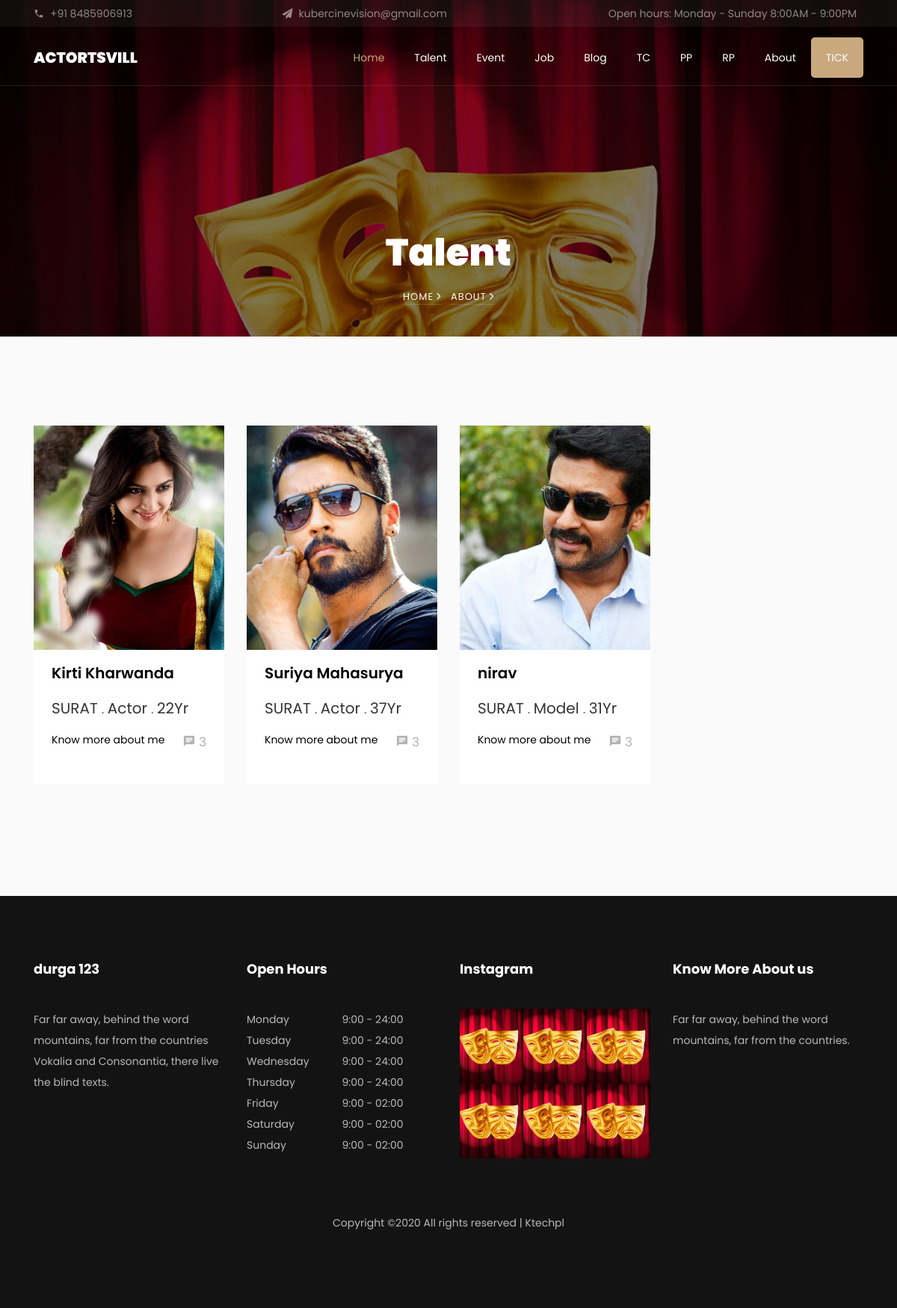
/talent/, run on the app's committed database.
### account/models.py (models this page shows, shortened)
class Common_info(models.Model):  # DJANGO/PYTHON POWER
    user = models.ForeignKey(User, on_delete=models.CASCADE, default="")
    email = models.EmailField(default="")
    mobile = PhoneField(blank=True, help_text='Contact phone number', default="")
    joining_date = models.DateTimeField(auto_now_add=True)
    class Meta:
        abstract = True

class Talent(Common_info):
    SEX = (("Male", "Male"), ("Female", "Female"))
    LANGU = (("english", "english"), ("hindi", "hindi"), ("gujarati", "gujarati"))
    HAIRL = (("long", "long"), ("short", "short"))
    COLO = (("light", "light"), ("dark", "dark"))
    HAIRC = (("BLACK", "BLACK"), ("WHITE", "WHITE"))
    EYES = (("black", "black"), ("dark brown", "dark brown"))
    COM = (("fair", "fair"), ("dark", "dark"))
    BODY = (("SLIM", "SLIM"), ("AVG", "AVG"))
    TATOO = (("YES", "YES"), ("NO", "NO"))
    PASS = (("YES", "YES"), ("NO", "NO"))
    CITY = (("SURAT", "SURAT"), ("ANAND", "ANAND"))
    ASIGN = (("YES", "YES"), ("NO", "NO"))
    EXPD = (("YES", "YES"), ("NO", "NO"))
    name_candidate = models.CharField(max_length=30)
    about_myself = models.TextField(max_length=300)
    age = models.IntegerField(blank=True, null=True)
    expriance_in_year = models.IntegerField(blank=True, null=True)
    your_best_image1 = models.ImageField(upload_to='account/', blank=True)
    your_best_image2 = models.ImageField(upload_to='account/', blank=True)
    portfolio_img1 = models.ImageField(upload_to='account/', blank=True)
    portfolio_img2 = models.ImageField(upload_to='account/', blank=True)
    portfolio_img3 = models.ImageField(upload_to='account/', blank=True)
    portfolio_img4 = models.ImageField(upload_to='account/', blank=True)
    portfolio_img5 = models.ImageField(upload_to='account/', blank=True)
    portfolio_img6 = models.ImageField(upload_to='account/', blank=True)
    portfolio_img7 = models.ImageField(upload_to='account/', blank=True)
    portfolio_img8 = models.ImageField(upload_to='account/', blank=True)
    agency_signed = models.CharField(max_length=30, choices=ASIGN, default='1')
    exprienced = models.CharField(max_length=30, choices=EXPD, default='1')
    actor_model = models.CharField(max_length=30)  # DONE
    home_town = models.CharField(max_length=30, choices=CITY, default='1')  # DONE
    current_city = models.CharField(max_length=30, choices=CITY, default='1')  # DONE
    sex = models.CharField(max_length=30, choices=SEX, default='1')
    language = models.CharField(max_length=30, choices=LANGU, default='1')  # models.ManyToManyField(Langu)
    hair_color = models.CharField(max_length=30, choices=HAIRC, default='1')
    color = models.CharField(max_length=30, choices=COLO, default='1')
    hair_length = models.CharField(max_length=30, choices=HAIRL, default='1')
    eyes = models.CharField(max_length=30, choices=EYES, default='1')
    complexion = models.CharField(max_length=30, choices=COM, default='1')
    bust = models.CharField(max_length=30, default='29')
    waist = models.CharField(max_length=30, default='27')
    hips = models.CharField(max_length=30, default='30')
    body = models.CharField(max_length=30, choices=BODY, default='1')
    shoe_size = models.CharField(max_length=30, default='6')
    passport = models.CharField(max_length=30, choices=PASS, default='1')

### account/views.py (the view)
# urls.py: path('talent/', TalentListView.as_view(), name='talentListview'),
class TalentListView(ListView):
    template_name = "account/talent.html"
    model = Talent
    context_object_name = 'talents'
    def get_context_data(self, *, object_list=None, **kwargs):
        context = super(TalentListView, self).get_context_data(**kwargs)
        return context

### templates/account/talent.html
{% extends 'account/durga.html' %}
{% load static %}
{% block content %}
   <section class="hero-wrap hero-wrap-2" style="background-image: url({% static 'images/bg_2.jpg' %});" data-stellar-background-ratio="0.5">
      <div class="overlay"></div>
      <div class="container">
        <div class="row no-gutters slider-text align-items-end justify-content-center">
          <div class="col-md-9 ftco-animate text-center mb-4">
            <h1 class="mb-2 bread">Talent</h1>
            <p class="breadcrumbs"><span class="mr-2"><a href="index.html">Home <i class="ion-ios-arrow-forward"></i></a></span> <span>About <i class="ion-ios-arrow-forward"></i></span></p>
          </div>
        </div>
      </div>
    </section>
    <section class="ftco-section bg-light">
			<div class="container">
				<div class="row">
            {% for talent in talents %}
          <div class="col-md-3 ftco-animate">
            <div class="blog-entry">
              <a href="{% url 'talentdetailview' pk=talent.pk %}" class="block-20" style="background-image: url({{ talent.your_best_image1.url }});">
              </a>
              <div class="text pt-3 pb-4 px-4">
                <div class="meta">
                <h3 class="heading"><a href="{% url 'talentdetailview' pk=talent.pk %}">{{talent.name_candidate}}</a></h3>
                  <div><a href="#"><h5>{{talent.home_town}}</h5></a></div>.
                  <div><a href="#"><h5>{{talent.actor_model}}</h5></a></div>.
                  <div><a href="#"><h5>{{talent.age}}Yr</h5></a></div>
                </div>
                <p class="clearfix">
                  <a href="{% url 'talentdetailview' pk=talent.pk %}" class="float-left read">Know more about me</a>
                  <a href="{% url 'talentdetailview' pk=talent.pk %}" class="float-right meta-chat"><span class="icon-chat"></span> 3</a>
                </p>
              </div>
            </div>
          </div>
          {% endfor %}
        </div>
      </div>
    </section>
{% endblock content %}

### templates/account/durga.html (shortened to what this page needs)
{% load static %}
<!DOCTYPE html>
<html lang="en">
  <head>
    <link rel="stylesheet" href="{% static "css/open-iconic-bootstrap.min.css" %}">
    <link rel="stylesheet" href="{% static "css/animate.css" %}">
    <link rel="stylesheet" href="{% static "css/owl.carousel.min.css"%}">
    <link rel="stylesheet" href="{% static "css/owl.theme.default.min.css" %}">
    <link rel="stylesheet" href="{% static "css/magnific-popup.css" %}">
    <link rel="stylesheet" href="{% static "css/aos.css" %}">
    <link rel="stylesheet" href="{% static "css/ionicons.min.css" %}">
    <link rel="stylesheet" href="{% static "css/bootstrap-datepicker.css" %}">
    <link rel="stylesheet" href="{% static "css/jquery.timepicker.css" %}">
    <link rel="stylesheet" href="{% static "css/flaticon.css" %}">
    <link rel="stylesheet" href="{% static "css/icomoon.css" %}">
    <link rel="stylesheet" href="{% static "css/style.css" %}">
  </head>
  <body>
    <div class="py-1 bg-black top">
    	<div class="container">
    		<div class="row no-gutters d-flex align-items-start align-items-center px-md-0">
	    		<div class="col-lg-12 d-block">
		    		<div class="row d-flex">
		    			<div class="col-md pr-4 d-flex topper align-items-center">
					    	<div class="icon mr-2 d-flex justify-content-center align-items-center"><span class="icon-phone2"></span></div>
						    <span class="text">+91 8485906913</span>
					    </div>
					    <div class="col-md pr-4 d-flex topper align-items-center">
					    	<div class="icon mr-2 d-flex justify-content-center align-items-center"><span class="icon-paper-plane"></span></div>
						    <span class="text">kubercinevision@gmail.com</span>
					    </div>
					    <div class="col-md-5 pr-4 d-flex topper align-items-center text-lg-right justify-content-end">
						    <p class="mb-0 register-link"><span>Open hours:</span> <span>Monday - Sunday</span> <span>8:00AM - 9:00PM</span></p>
					    </div>
				    </div>
			    </div>
		    </div>
		  </div>
    </div>
	  <nav class="navbar navbar-expand-lg navbar-dark ftco_navbar bg-dark ftco-navbar-light" id="ftco-navbar">
	    <div class="container">
	      <a class="navbar-brand" href="/">ACTORTSVILL</a>
	      <div class="collapse navbar-collapse" id="ftco-nav">
	        <ul class="navbar-nav ml-auto">
	        	<li class="nav-item active"><a href="/" class="nav-link">Home</a></li>
            <li class="nav-item"><a href="/talent/" class="nav-link">Talent</a></li>
            <li class="nav-item"><a href="/event/" class="nav-link">Event</a></li>
            <li class="nav-item"><a href="/job/" class="nav-link">Job</a></li>
            <li class="nav-item"><a href="/blog/" class="nav-link">Blog</a></li>
            <li class="nav-item"><a href="/tc/" class="nav-link">TC</a></li>
            <li class="nav-item"><a href="/pp/" class="nav-link">PP</a></li>
            <li class="nav-item"><a href="/rp/" class="nav-link">RP</a></li>
	        	<li class="nav-item"><a href="/about/" class="nav-link">About</a></li>
	        	<li class="nav-item cta"><a href="/TT/" class="nav-link">TICK</a></li>
	        </ul>
	      </div>
	    </div>
	  </nav>
     {% block content %}
     {% endblock content %}
   <footer class="ftco-footer ftco-bg-dark ftco-section">
      <div class="container">
        <div class="row mb-5">
          <div class="col-md-6 col-lg-3">
            <div class="ftco-footer-widget mb-4">
              <h2 class="ftco-heading-2">durga 123</h2>
              <p>Far far away, behind the word mountains, far from the countries Vokalia and Consonantia, there live the blind texts.</p>
              <ul class="ftco-footer-social list-unstyled float-md-left float-lft mt-3">
              </ul>
            </div>
          </div>
          <div class="col-md-6 col-lg-3">
            <div class="ftco-footer-widget mb-4">
              <h2 class="ftco-heading-2">Open Hours</h2>
              <ul class="list-unstyled open-hours">
                <li class="d-flex"><span>Monday</span><span>9:00 - 24:00</span></li>
                <li class="d-flex"><span>Tuesday</span><span>9:00 - 24:00</span></li>
                <li class="d-flex"><span>Wednesday</span><span>9:00 - 24:00</span></li>
                <li class="d-flex"><span>Thursday</span><span>9:00 - 24:00</span></li>
                <li class="d-flex"><span>Friday</span><span>9:00 - 02:00</span></li>
                <li class="d-flex"><span>Saturday</span><span>9:00 - 02:00</span></li>
                <li class="d-flex"><span>Sunday</span><span> 9:00 - 02:00</span></li>
              </ul>
            </div>
          </div>
          <div class="col-md-6 col-lg-3">
             <div class="ftco-footer-widget mb-4">
              <h2 class="ftco-heading-2">Instagram</h2>
              <div class="thumb d-sm-flex">
	            	<a href="#" class="thumb-menu img" style="background-image: url({% static 'images/bg_2.jpg' %});">
	            	</a>
	            	<a href="#" class="thumb-menu img" style="background-image: url({% static 'images/bg_2.jpg' %});">
	            	</a>
	            	<a href="#" class="thumb-menu img" style="background-image: url({% static 'images/bg_2.jpg' %});">
	            	</a>
	            </div>
	            <div class="thumb d-flex">
	            	<a href="#" class="thumb-menu img" style="background-image: url({% static 'images/bg_2.jpg' %});">
	            	</a>
	            	<a href="#" class="thumb-menu img" style="background-image: url({% static 'images/bg_2.jpg' %});">
	            	</a>
	            	<a href="#" class="thumb-menu img" style="background-image: url({% static 'images/bg_2.jpg' %});">
	            	</a>
	            </div>
            </div>
          </div>
          <div class="col-md-6 col-lg-3">
            <div class="ftco-footer-widget mb-4">
            	<h2 class="ftco-heading-2">Know More About us</h2>
            	<p>Far far away, behind the word mountains, far from the countries.</p>
            </div>
          </div>
        </div>
        <div class="row">
          <div class="col-md-12 text-center">
            <p>
  Copyright &copy;<script>document.write(new Date().getFullYear());</script> All rights reserved |    <a href="https://ktechpl.com" target="_blank">Ktechpl</a>
  </p>
          </div>
        </div>
      </div>
    </footer>
  </body>
</html>

### static/css/icomoon.css (style rules this page uses)
[class^="icon-"], [class*=" icon-"] { font-family: 'icomoon' !important; speak: none; font-style: normal; font-weight: normal; font-variant: normal; text-transform: none; line-height: 1; -webkit-font-smoothing: antialiased; -moz-osx-font-smoothing: grayscale; }
.icon-paper-plane:before { content: "\f1d8"; }
.icon-phone2:before { content: "\e0cd"; }
.icon-chat:before { content: "\e0b7"; }

### data on the page
Talent: your_best_image1 (picture), name_candidate "Kirti Kharwanda", home_town "SURAT", actor_model "Actor", age "22"
Talent: your_best_image1 (picture), name_candidate "Suriya Mahasurya", home_town "SURAT", actor_model "Actor", age "37"
Talent: your_best_image1 (picture), name_candidate "nirav", home_town "SURAT", actor_model "Model", age "31"
